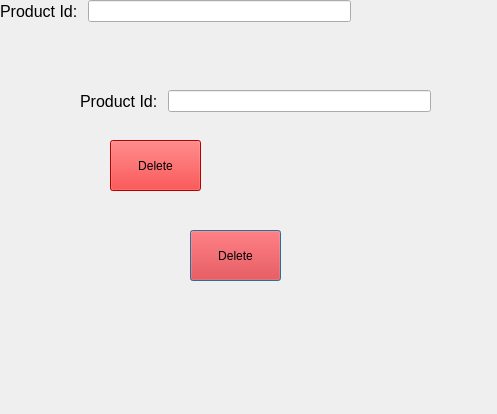
<?xml version="1.0" encoding="UTF-8"?>
<ui version="4.0">
 <class>ReturnedItems</class>
 <widget class="QDialog" name="ReturnedItems">
  <property name="geometry">
   <rect>
    <x>0</x>
    <y>0</y>
    <width>497</width>
    <height>414</height>
   </rect>
  </property>
  <property name="windowTitle">
   <string>Delete Any Item</string>
  </property>
  <widget class="QWidget" name="formLayoutWidget">
   <property name="geometry">
    <rect>
     <x>80</x>
     <y>90</y>
     <width>351</width>
     <height>31</height>
    </rect>
   </property>
   <layout class="QFormLayout" name="formLayout">
    <item row="0" column="1">
     <widget class="QLineEdit" name="prod_id">
      <property name="font">
       <font>
        <pointsize>9</pointsize>
       </font>
      </property>
     </widget>
    </item>
    <item row="0" column="0">
     <widget class="QLabel" name="label">
      <property name="font">
       <font>
        <family>MS Shell Dlg 2</family>
        <pointsize>12</pointsize>
        <weight>50</weight>
        <italic>false</italic>
        <bold>false</bold>
       </font>
      </property>
      <property name="styleSheet">
       <string notr="true">font: 12pt &quot;MS Shell Dlg 2&quot;;</string>
      </property>
      <property name="text">
       <string>Product Id: </string>
      </property>
     </widget>
    </item>
   </layout>
  </widget>
  <widget class="QPushButton" name="btnDELETE">
   <property name="geometry">
    <rect>
     <x>190</x>
     <y>230</y>
     <width>91</width>
     <height>51</height>
    </rect>
   </property>
   <property name="font">
    <font>
     <pointsize>9</pointsize>
    </font>
   </property>
   <property name="autoFillBackground">
    <bool>false</bool>
   </property>
   <property name="styleSheet">
    <string notr="true">background-color: rgb(255, 0, 0);</string>
   </property>
   <property name="text">
    <string>Delete</string>
   </property>
   <property name="default">
    <bool>false</bool>
   </property>
   <property name="flat">
    <bool>false</bool>
   </property>
  </widget>
  <widget class="QLabel" name="lblInfo">
   <property name="geometry">
    <rect>
     <x>170</x>
     <y>170</y>
     <width>141</width>
     <height>16</height>
    </rect>
   </property>
   <property name="styleSheet">
    <string notr="true">color: rgb(255, 0, 0);</string>
   </property>
   <property name="text">
    <string/>
   </property>
  </widget>
  <widget class="QLabel" name="lblInfo_2">
   <property name="geometry">
    <rect>
     <x>90</x>
     <y>80</y>
     <width>141</width>
     <height>16</height>
    </rect>
   </property>
   <property name="styleSheet">
    <string notr="true">color: rgb(255, 0, 0);</string>
   </property>
   <property name="text">
    <string/>
   </property>
  </widget>
  <widget class="QWidget" name="formLayoutWidget_2">
   <property name="geometry">
    <rect>
     <x>0</x>
     <y>0</y>
     <width>351</width>
     <height>31</height>
    </rect>
   </property>
   <layout class="QFormLayout" name="formLayout_2">
    <item row="0" column="1">
     <widget class="QLineEdit" name="prod_id_2">
      <property name="font">
       <font>
        <pointsize>9</pointsize>
       </font>
      </property>
     </widget>
    </item>
    <item row="0" column="0">
     <widget class="QLabel" name="label_2">
      <property name="font">
       <font>
        <family>MS Shell Dlg 2</family>
        <pointsize>12</pointsize>
        <weight>50</weight>
        <italic>false</italic>
        <bold>false</bold>
       </font>
      </property>
      <property name="styleSheet">
       <string notr="true">font: 12pt &quot;MS Shell Dlg 2&quot;;</string>
      </property>
      <property name="text">
       <string>Product Id: </string>
      </property>
     </widget>
    </item>
   </layout>
  </widget>
  <widget class="QPushButton" name="btnDELETE_2">
   <property name="geometry">
    <rect>
     <x>110</x>
     <y>140</y>
     <width>91</width>
     <height>51</height>
    </rect>
   </property>
   <property name="font">
    <font>
     <pointsize>9</pointsize>
    </font>
   </property>
   <property name="autoFillBackground">
    <bool>false</bool>
   </property>
   <property name="styleSheet">
    <string notr="true">background-color: rgb(255, 0, 0);</string>
   </property>
   <property name="text">
    <string>Delete</string>
   </property>
   <property name="default">
    <bool>false</bool>
   </property>
   <property name="flat">
    <bool>false</bool>
   </property>
  </widget>
 </widget>
 <resources/>
 <connections/>
</ui>
